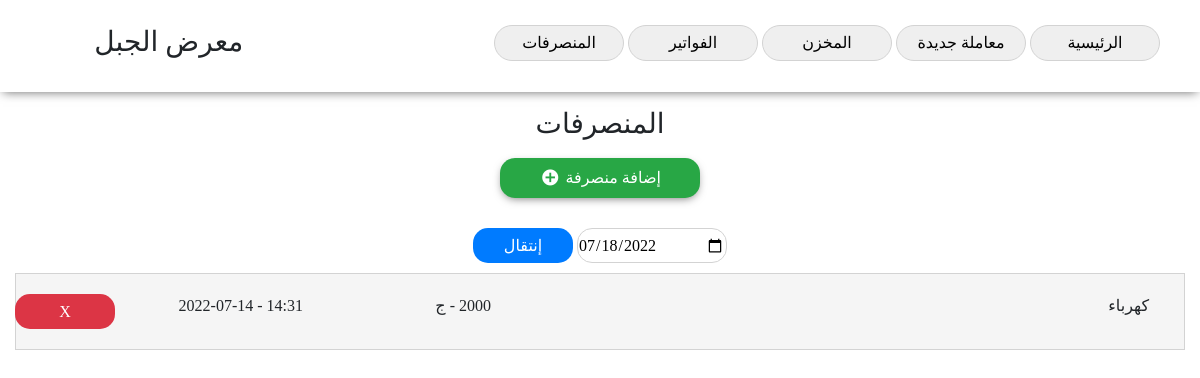
Before: /cuts (signed in) with the older database file.
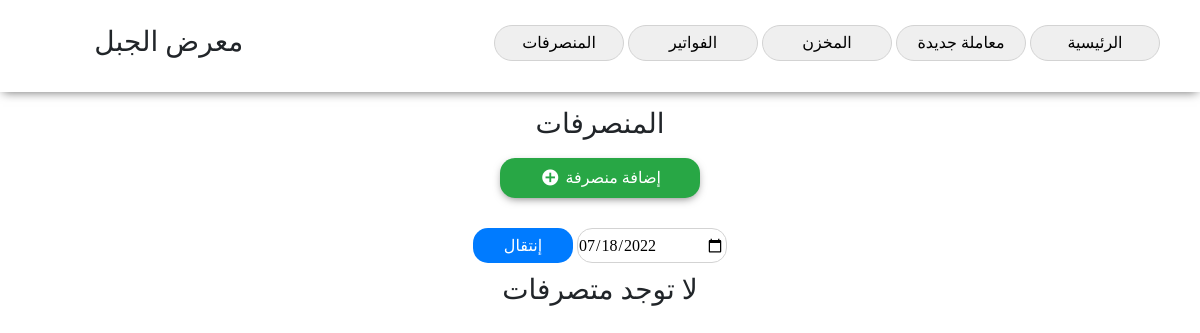
After: the same page with the newer database file.
### model.py (models this page shows)
class Cut(Model):
	title = CharField()
	price = IntegerField()
	date = CharField()
	month = CharField()
	year = CharField()
	time = CharField()
	class Meta:
		database = db

### app.py (the view)
@app.route('/cuts', methods=['GET', 'POST'])
def cuts():
	if not isLogedIn():
		return redirect(url_for('index'))
	datentime = str(dt.datetime.now())[0:10]
	year = str(dt.datetime.now())[0:4]
	month = str(dt.datetime.now())[5:7]
	if request.method == 'POST':
		print('inside method post')
		datentime = request.form['datentime']
		print(datentime)
		year = datentime[0:4]
		month = datentime[5:7]
	print(year, month)
	cuts = Cut.select().where((Cut.year == year) &  (Cut.month == month))
	print(cuts)
	return render_template('cuts.html', cuts=cuts, datentime=datentime)

### app.py (called while the page is built)
def isLogedIn():
	try:
		cookie = session['session']
		print(cookie)
		if int(cookie) > 0:
			return True
		else:
			return False
	except:
		return False

### templates/cuts.html (shortened to what this page needs)
<!DOCTYPE html>
<html>
<head>
	<link rel="stylesheet" type="text/css" href="/static/css/bootstrap.css">
	<link rel="stylesheet" type="text/css" href="/static/css/fontello.css">
	<link rel="stylesheet" type="text/css" href="/static/css/style.css">
</head>
<body>
	<center>
		<nav class="shadow row">
			<div class="col-9" style="text-align: right;">
				<button
					onclick="location.href='/home'">الرئيسية</button>
				<button
					onclick="location.href='/deal'"
					>معاملة جديدة</button>
				<button
					onclick="location.href='/store'"
					>المخزن</button>
				<button
					onclick="location.href='/pills'"
					>الفواتير</button>
				<button
					onclick="location.href='/cuts'"
					>المنصرفات</button>
			</div>
			<div class="col-3">
				<h3>معرض الجبل</h3>
			</div>
		</nav>
		<div class="store_container">
			<div>
				<h3>المنصرفات</h3>
			</div>
			<div>
				<button onclick="location.href='/newcut'" class="new_cut_button shadow"> إضافة منصرفة <i class="icon-plus-circle"></i></button>
			</div>
			<div class="pills_filtering_form">
				<form action="/cuts" method="POSt">
					<div class="pills_filtering_form_input">
						<input type="date" id="dateselector" value="{{ datentime }}" name="datentime">
						<button>إنتقال</button>
					</div>
				</form>
			</div>
			<div class="cuts_container">
				{% if cuts %}
					{% for cut in cuts %}
						<div class="cut_container row">
							<div class="col-7">
								{{ cut.title }}
							</div>
							<div class="col-2">
								{{ cut.price }} - ج
							</div>
							<div class="col-2">{{ cut.time }} - {{ cut.date }}</div>
							<div class="col-1">
								<button onclick="deleteCut({{ cut.id }})">X</button>
							</div>
						</div>
					{% endfor %}
				{% else %}
					<h3>لا توجد متصرفات</h3>
				{% endif %}
			</div>
		</div>
	</center>
</body>
</html>

Changed rows visible on the page:
removed Cut: title "كهرباء", price "2000", date "2022-07-14"
Other visible differences:
text now shown: "لا توجد متصرفات"
